Frame 1 (no input): blank canvas, image omitted
Frame 60 (the mouse pressed at the canvas centre just before this capture): blank canvas, image omitted
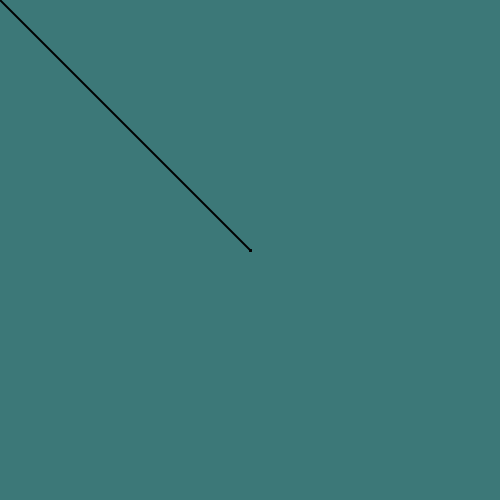
Frame 120 (the mouse held since frame 60 and released just before this capture)

The Processing sketch whose frames 1 and 60 were blank and that drew this single picture after the mouse press (run headless with seeded random() and noise(); from frame 60 on, the mouse is pressed at the canvas centre):

// Processing sketch: processing_42488
// ── processing_42488.pde

void setup() {
  size(500, 500);
  background(60, 120, 120);
  smooth();
}
 
void draw() {
  if (mousePressed) {
    strokeWeight(2);
    fill(70, 100, 0);
    line(mouseX, mouseY, pmouseX, pmouseY);
  }
   
  println(second());
   
}
